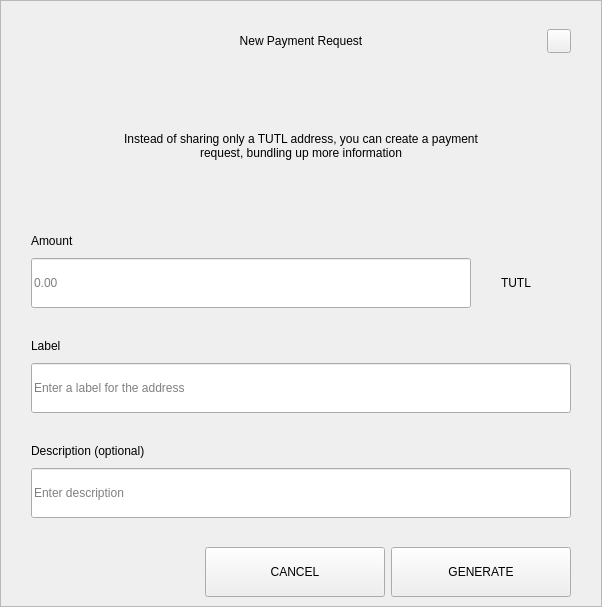
<?xml version="1.0" encoding="UTF-8"?>
<ui version="4.0">
 <class>RequestDialog</class>
 <widget class="QDialog" name="RequestDialog">
  <property name="geometry">
   <rect>
    <x>0</x>
    <y>0</y>
    <width>602</width>
    <height>607</height>
   </rect>
  </property>
  <property name="windowTitle">
   <string>Dialog</string>
  </property>
  <layout class="QVBoxLayout" name="verticalLayout_5">
   <property name="spacing">
    <number>0</number>
   </property>
   <property name="leftMargin">
    <number>0</number>
   </property>
   <property name="topMargin">
    <number>0</number>
   </property>
   <property name="rightMargin">
    <number>0</number>
   </property>
   <property name="bottomMargin">
    <number>0</number>
   </property>
   <item>
    <widget class="QFrame" name="frame">
     <property name="styleSheet">
      <string notr="true"/>
     </property>
     <property name="frameShape">
      <enum>QFrame::StyledPanel</enum>
     </property>
     <property name="frameShadow">
      <enum>QFrame::Raised</enum>
     </property>
     <layout class="QVBoxLayout" name="verticalLayout_4" stretch="1,0,0">
      <property name="spacing">
       <number>0</number>
      </property>
      <property name="leftMargin">
       <number>30</number>
      </property>
      <property name="topMargin">
       <number>20</number>
      </property>
      <property name="rightMargin">
       <number>30</number>
      </property>
      <property name="bottomMargin">
       <number>0</number>
      </property>
      <item>
       <layout class="QHBoxLayout" name="horizontalLayout_3">
        <property name="spacing">
         <number>0</number>
        </property>
        <item>
         <spacer name="horizontalSpacer_21">
          <property name="orientation">
           <enum>Qt::Horizontal</enum>
          </property>
          <property name="sizeHint" stdset="0">
           <size>
            <width>40</width>
            <height>20</height>
           </size>
          </property>
         </spacer>
        </item>
        <item>
         <widget class="QLabel" name="labelTitle">
          <property name="minimumSize">
           <size>
            <width>0</width>
            <height>40</height>
           </size>
          </property>
          <property name="maximumSize">
           <size>
            <width>16777215</width>
            <height>40</height>
           </size>
          </property>
          <property name="styleSheet">
           <string notr="true">padding-left:24px;</string>
          </property>
          <property name="text">
           <string>New Payment Request</string>
          </property>
          <property name="alignment">
           <set>Qt::AlignCenter</set>
          </property>
          <property name="margin">
           <number>7</number>
          </property>
         </widget>
        </item>
        <item>
         <spacer name="horizontalSpacer">
          <property name="orientation">
           <enum>Qt::Horizontal</enum>
          </property>
          <property name="sizeHint" stdset="0">
           <size>
            <width>40</width>
            <height>20</height>
           </size>
          </property>
         </spacer>
        </item>
        <item>
         <widget class="QPushButton" name="btnEsc">
          <property name="minimumSize">
           <size>
            <width>24</width>
            <height>24</height>
           </size>
          </property>
          <property name="maximumSize">
           <size>
            <width>24</width>
            <height>24</height>
           </size>
          </property>
          <property name="focusPolicy">
           <enum>Qt::NoFocus</enum>
          </property>
          <property name="text">
           <string/>
          </property>
         </widget>
        </item>
       </layout>
      </item>
      <item>
       <widget class="QStackedWidget" name="stack">
        <property name="minimumSize">
         <size>
          <width>540</width>
          <height>0</height>
         </size>
        </property>
        <property name="maximumSize">
         <size>
          <width>540</width>
          <height>16777215</height>
         </size>
        </property>
        <property name="currentIndex">
         <number>0</number>
        </property>
        <widget class="QWidget" name="page_1">
         <property name="minimumSize">
          <size>
           <width>540</width>
           <height>0</height>
          </size>
         </property>
         <property name="maximumSize">
          <size>
           <width>540</width>
           <height>16777215</height>
          </size>
         </property>
         <layout class="QVBoxLayout" name="layout1">
          <property name="spacing">
           <number>0</number>
          </property>
          <property name="leftMargin">
           <number>0</number>
          </property>
          <property name="topMargin">
           <number>0</number>
          </property>
          <property name="rightMargin">
           <number>0</number>
          </property>
          <property name="bottomMargin">
           <number>0</number>
          </property>
          <item>
           <spacer name="verticalSpacer_21">
            <property name="orientation">
             <enum>Qt::Vertical</enum>
            </property>
            <property name="sizeType">
             <enum>QSizePolicy::Fixed</enum>
            </property>
            <property name="sizeHint" stdset="0">
             <size>
              <width>20</width>
              <height>30</height>
             </size>
            </property>
           </spacer>
          </item>
          <item alignment="Qt::AlignHCenter">
           <widget class="QLabel" name="labelMessage">
            <property name="minimumSize">
             <size>
              <width>400</width>
              <height>50</height>
             </size>
            </property>
            <property name="text">
             <string>Instead of sharing only a TUTL address, you can create a payment request, bundling up more information</string>
            </property>
            <property name="alignment">
             <set>Qt::AlignCenter</set>
            </property>
            <property name="wordWrap">
             <bool>true</bool>
            </property>
           </widget>
          </item>
          <item alignment="Qt::AlignBottom">
           <widget class="QWidget" name="containerAmount" native="true">
            <layout class="QVBoxLayout" name="verticalLayout">
             <property name="spacing">
              <number>9</number>
             </property>
             <property name="leftMargin">
              <number>0</number>
             </property>
             <property name="topMargin">
              <number>0</number>
             </property>
             <property name="rightMargin">
              <number>0</number>
             </property>
             <property name="bottomMargin">
              <number>0</number>
             </property>
             <item>
              <widget class="QLabel" name="labelSubtitleAmount">
               <property name="minimumSize">
                <size>
                 <width>350</width>
                 <height>16</height>
                </size>
               </property>
               <property name="maximumSize">
                <size>
                 <width>16777215</width>
                 <height>16</height>
                </size>
               </property>
               <property name="text">
                <string>Amount</string>
               </property>
              </widget>
             </item>
             <item alignment="Qt::AlignTop">
              <widget class="QWidget" name="layoutAmount" native="true">
               <layout class="QHBoxLayout" name="horizontalLayout" stretch="2,0">
                <property name="spacing">
                 <number>0</number>
                </property>
                <property name="leftMargin">
                 <number>0</number>
                </property>
                <property name="topMargin">
                 <number>0</number>
                </property>
                <property name="rightMargin">
                 <number>0</number>
                </property>
                <property name="bottomMargin">
                 <number>0</number>
                </property>
                <item>
                 <widget class="QLineEdit" name="lineEditAmount">
                  <property name="minimumSize">
                   <size>
                    <width>0</width>
                    <height>50</height>
                   </size>
                  </property>
                  <property name="maximumSize">
                   <size>
                    <width>16777215</width>
                    <height>50</height>
                   </size>
                  </property>
                  <property name="placeholderText">
                   <string notr="true">0.00</string>
                  </property>
                 </widget>
                </item>
                <item>
                 <widget class="QWidget" name="comboContainer" native="true">
                  <property name="minimumSize">
                   <size>
                    <width>100</width>
                    <height>50</height>
                   </size>
                  </property>
                  <property name="maximumSize">
                   <size>
                    <width>16777215</width>
                    <height>50</height>
                   </size>
                  </property>
                  <layout class="QHBoxLayout" name="horizontalLayout_31">
                   <property name="spacing">
                    <number>0</number>
                   </property>
                   <property name="leftMargin">
                    <number>0</number>
                   </property>
                   <property name="topMargin">
                    <number>0</number>
                   </property>
                   <property name="rightMargin">
                    <number>10</number>
                   </property>
                   <property name="bottomMargin">
                    <number>0</number>
                   </property>
                   <item>
                    <widget class="QLabel" name="comboBoxCoin">
                     <property name="text">
                      <string>TUTL</string>
                     </property>
                     <property name="alignment">
                      <set>Qt::AlignCenter</set>
                     </property>
                    </widget>
                   </item>
                  </layout>
                 </widget>
                </item>
               </layout>
              </widget>
             </item>
            </layout>
           </widget>
          </item>
          <item>
           <spacer name="verticalSpacer_31">
            <property name="orientation">
             <enum>Qt::Vertical</enum>
            </property>
            <property name="sizeType">
             <enum>QSizePolicy::Fixed</enum>
            </property>
            <property name="sizeHint" stdset="0">
             <size>
              <width>20</width>
              <height>30</height>
             </size>
            </property>
           </spacer>
          </item>
          <item>
           <layout class="QVBoxLayout" name="verticalLayoutLabel">
            <property name="spacing">
             <number>9</number>
            </property>
            <item>
             <widget class="QLabel" name="labelSubtitleLabel">
              <property name="minimumSize">
               <size>
                <width>0</width>
                <height>16</height>
               </size>
              </property>
              <property name="maximumSize">
               <size>
                <width>16777215</width>
                <height>16</height>
               </size>
              </property>
              <property name="text">
               <string>Label</string>
              </property>
             </widget>
            </item>
            <item>
             <widget class="QLineEdit" name="lineEditLabel">
              <property name="minimumSize">
               <size>
                <width>0</width>
                <height>50</height>
               </size>
              </property>
              <property name="maximumSize">
               <size>
                <width>16777215</width>
                <height>50</height>
               </size>
              </property>
              <property name="placeholderText">
               <string>Enter a label for the address</string>
              </property>
             </widget>
            </item>
           </layout>
          </item>
          <item>
           <spacer name="verticalSpacer_34">
            <property name="orientation">
             <enum>Qt::Vertical</enum>
            </property>
            <property name="sizeType">
             <enum>QSizePolicy::Fixed</enum>
            </property>
            <property name="sizeHint" stdset="0">
             <size>
              <width>20</width>
              <height>30</height>
             </size>
            </property>
           </spacer>
          </item>
          <item>
           <layout class="QVBoxLayout" name="verticalLayoutDescription">
            <property name="spacing">
             <number>9</number>
            </property>
            <item>
             <widget class="QLabel" name="labelSubtitleDescription">
              <property name="minimumSize">
               <size>
                <width>0</width>
                <height>16</height>
               </size>
              </property>
              <property name="maximumSize">
               <size>
                <width>16777215</width>
                <height>16</height>
               </size>
              </property>
              <property name="text">
               <string>Description (optional)</string>
              </property>
             </widget>
            </item>
            <item>
             <widget class="QLineEdit" name="lineEditDescription">
              <property name="minimumSize">
               <size>
                <width>0</width>
                <height>50</height>
               </size>
              </property>
              <property name="maximumSize">
               <size>
                <width>16777215</width>
                <height>50</height>
               </size>
              </property>
              <property name="placeholderText">
               <string>Enter description</string>
              </property>
             </widget>
            </item>
            <item>
             <spacer name="verticalSpacer_4">
              <property name="orientation">
               <enum>Qt::Vertical</enum>
              </property>
              <property name="sizeType">
               <enum>QSizePolicy::Fixed</enum>
              </property>
              <property name="sizeHint" stdset="0">
               <size>
                <width>20</width>
                <height>20</height>
               </size>
              </property>
             </spacer>
            </item>
           </layout>
          </item>
         </layout>
        </widget>
        <widget class="QWidget" name="page_2">
         <layout class="QVBoxLayout" name="layout2">
          <item>
           <spacer name="verticalSpacer_5">
            <property name="orientation">
             <enum>Qt::Vertical</enum>
            </property>
            <property name="sizeType">
             <enum>QSizePolicy::Fixed</enum>
            </property>
            <property name="sizeHint" stdset="0">
             <size>
              <width>20</width>
              <height>50</height>
             </size>
            </property>
           </spacer>
          </item>
          <item alignment="Qt::AlignHCenter">
           <widget class="QLabel" name="labelQrImg">
            <property name="minimumSize">
             <size>
              <width>260</width>
              <height>260</height>
             </size>
            </property>
            <property name="maximumSize">
             <size>
              <width>260</width>
              <height>260</height>
             </size>
            </property>
            <property name="text">
             <string/>
            </property>
            <property name="alignment">
             <set>Qt::AlignCenter</set>
            </property>
           </widget>
          </item>
          <item>
           <spacer name="verticalSpacer_2">
            <property name="orientation">
             <enum>Qt::Vertical</enum>
            </property>
            <property name="sizeType">
             <enum>QSizePolicy::Fixed</enum>
            </property>
            <property name="sizeHint" stdset="0">
             <size>
              <width>20</width>
              <height>30</height>
             </size>
            </property>
           </spacer>
          </item>
          <item alignment="Qt::AlignHCenter">
           <widget class="QLabel" name="labelAddress">
            <property name="text">
             <string>D7VFR83SQbiezrW72hjcWJtcfip5krte2Z </string>
            </property>
           </widget>
          </item>
          <item>
           <spacer name="verticalSpacer_32">
            <property name="orientation">
             <enum>Qt::Vertical</enum>
            </property>
            <property name="sizeType">
             <enum>QSizePolicy::Expanding</enum>
            </property>
            <property name="sizeHint" stdset="0">
             <size>
              <width>20</width>
              <height>20</height>
             </size>
            </property>
           </spacer>
          </item>
          <item>
           <layout class="QHBoxLayout" name="horizontal">
            <property name="leftMargin">
             <number>20</number>
            </property>
            <property name="rightMargin">
             <number>20</number>
            </property>
            <property name="bottomMargin">
             <number>20</number>
            </property>
            <item>
             <spacer name="horizontalSpacer_4">
              <property name="orientation">
               <enum>Qt::Horizontal</enum>
              </property>
              <property name="sizeHint" stdset="0">
               <size>
                <width>40</width>
                <height>20</height>
               </size>
              </property>
             </spacer>
            </item>
            <item>
             <widget class="QPushButton" name="btnCopyAddress">
              <property name="minimumSize">
               <size>
                <width>180</width>
                <height>50</height>
               </size>
              </property>
              <property name="text">
               <string>COPY ADDRESS</string>
              </property>
             </widget>
            </item>
            <item>
             <widget class="QPushButton" name="btnCopyUrl">
              <property name="minimumSize">
               <size>
                <width>180</width>
                <height>50</height>
               </size>
              </property>
              <property name="text">
               <string>COPY URL</string>
              </property>
             </widget>
            </item>
            <item>
             <spacer name="horizontalSpacer_2">
              <property name="orientation">
               <enum>Qt::Horizontal</enum>
              </property>
              <property name="sizeHint" stdset="0">
               <size>
                <width>40</width>
                <height>20</height>
               </size>
              </property>
             </spacer>
            </item>
           </layout>
          </item>
         </layout>
        </widget>
       </widget>
      </item>
      <item>
       <widget class="QWidget" name="buttonsStack" native="true">
        <layout class="QHBoxLayout" name="horizontalLayout_5">
         <property name="leftMargin">
          <number>20</number>
         </property>
         <property name="rightMargin">
          <number>0</number>
         </property>
         <item>
          <spacer name="horizontalSpacer_41">
           <property name="orientation">
            <enum>Qt::Horizontal</enum>
           </property>
           <property name="sizeHint" stdset="0">
            <size>
             <width>40</width>
             <height>20</height>
            </size>
           </property>
          </spacer>
         </item>
         <item>
          <widget class="QPushButton" name="btnCancel">
           <property name="minimumSize">
            <size>
             <width>180</width>
             <height>50</height>
            </size>
           </property>
           <property name="focusPolicy">
            <enum>Qt::NoFocus</enum>
           </property>
           <property name="text">
            <string>CANCEL</string>
           </property>
          </widget>
         </item>
         <item>
          <widget class="QPushButton" name="btnSave">
           <property name="minimumSize">
            <size>
             <width>180</width>
             <height>50</height>
            </size>
           </property>
           <property name="focusPolicy">
            <enum>Qt::NoFocus</enum>
           </property>
           <property name="text">
            <string>GENERATE</string>
           </property>
          </widget>
         </item>
        </layout>
       </widget>
      </item>
     </layout>
    </widget>
   </item>
  </layout>
 </widget>
 <resources/>
 <connections/>
</ui>
